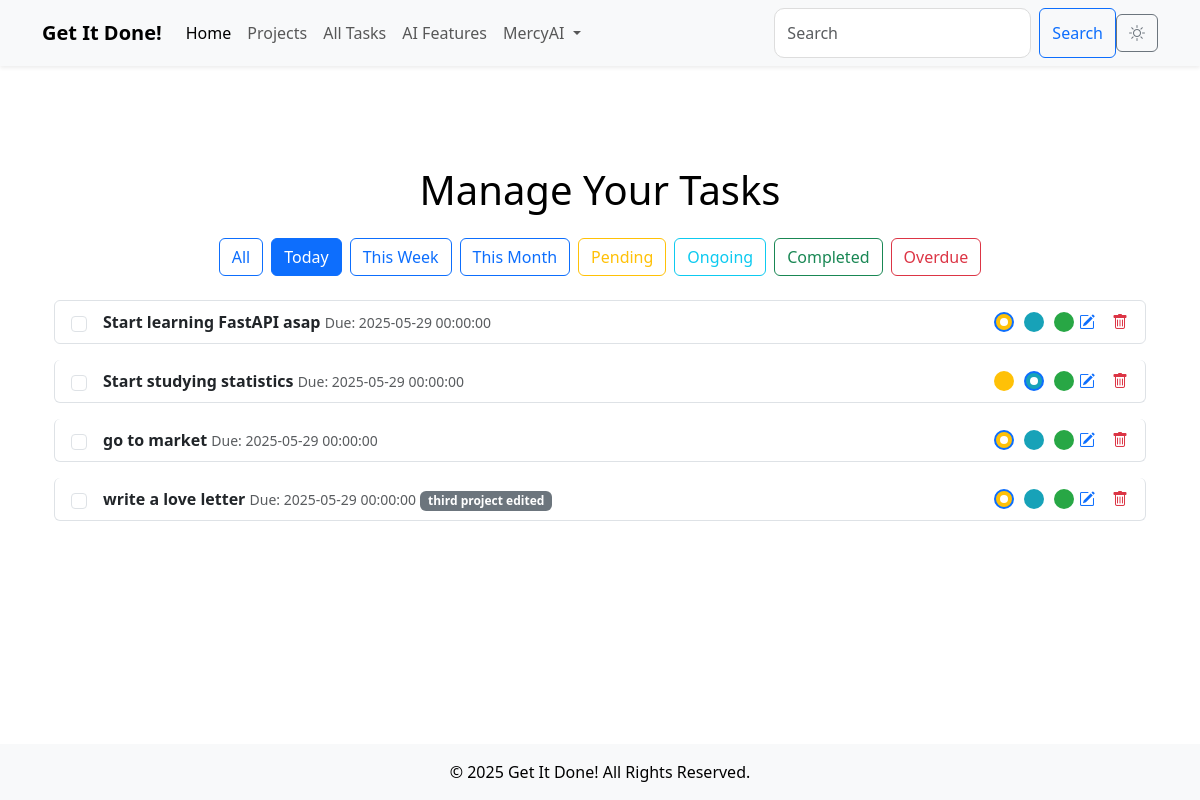
The page /tasks?filter=today (signed in) on the database its author committed.
### models.py (models this page shows, shortened)
class User(db.Model, UserMixin):
    id = db.Column(db.Integer, primary_key=True)
    username = db.Column(db.String(80), unique=True, nullable=False)
    email = db.Column(db.String(120), unique=True, nullable=False, index=True)
    password = db.Column(db.String(200), nullable=False)
    created_at = db.Column(db.DateTime, default=db.func.current_timestamp())
    updated_at = db.Column(db.DateTime, default=db.func.current_timestamp(), onupdate=db.func.current_timestamp())
    tasks = db.relationship('Task', backref='user', lazy='select')

class Task(db.Model):
    id = db.Column(db.Integer, primary_key=True)
    title = db.Column(db.String(200), nullable=False)
    description = db.Column(db.Text, nullable=True)
    due_date = db.Column(db.DateTime, nullable=True)
    created_at = db.Column(db.DateTime, default=db.func.current_timestamp())
    updated_at = db.Column(db.DateTime, default=db.func.current_timestamp(), onupdate=db.func.current_timestamp())
    priority = db.Column(Enum(PriorityLevel), nullable=False)
    status = db.Column(Enum(TaskStatus), nullable=False)
    deleted_at = db.Column(db.DateTime, nullable=True)
    user_id = db.Column(db.Integer, db.ForeignKey('user.id'), nullable=False, index=True)
    project_id = db.Column(db.Integer, db.ForeignKey('project.id'), nullable=True, index=True)  # Link to Project

class Project(db.Model):
    id = db.Column(db.Integer, primary_key=True)
    name = db.Column(db.String(200), nullable=False, unique=True)
    description = db.Column(db.Text, nullable=True)
    deadline = db.Column(db.DateTime, nullable=True)
    created_at = db.Column(db.DateTime, default=db.func.current_timestamp())
    updated_at = db.Column(db.DateTime, default=db.func.current_timestamp(), onupdate=db.func.current_timestamp())
    owner_id = db.Column(db.Integer, db.ForeignKey('user.id'), nullable=False, index=True)  # Project owner
    owner = db.relationship('User', backref='projects')  # Link to the User model
    tasks = db.relationship('Task', backref='project', lazy='select')  # Link to the Task model

### main.py (the view)
@app.route('/tasks', methods=['GET'])
@login_required
def tasks():
    form = BaseForm()
    filter_type = request.args.get('filter', 'all')
    tasks_query = Task.query.filter_by(user_id=current_user.id)
    if filter_type == 'today':
        tasks = tasks_query.filter(Task.due_date == date.today()).all()
    elif filter_type == 'week':
        start_of_week = date.today() - timedelta(days=date.today().weekday())
        end_of_week = start_of_week + timedelta(days=6)
        tasks = tasks_query.filter(Task.due_date.between(start_of_week, end_of_week)).all()
    elif filter_type == 'month':
        tasks = tasks_query.filter(extract('month', Task.due_date) == date.today().month).all()
    elif filter_type == 'pending':
        tasks = tasks_query.filter_by(status=TaskStatus.Pending).all()
    elif filter_type == 'ongoing':
        tasks = tasks_query.filter_by(status=TaskStatus.In_Progress).all()
    elif filter_type == 'completed':
        tasks = tasks_query.filter_by(status=TaskStatus.Done).all()
    elif filter_type == 'overdue':
        tasks = tasks_query.filter(Task.due_date < date.today(), Task.status != TaskStatus.Done).all()
    else:
        tasks = tasks_query.all()
    pending_count = tasks_query.filter_by(status=TaskStatus.Pending).count()
    ongoing_count = tasks_query.filter_by(status=TaskStatus.In_Progress).count()
    completed_count = tasks_query.filter_by(status=TaskStatus.Done).count()
    return render_template(
        'tasks.html',
        tasks=tasks,
        filter_type=filter_type,
        pending_count=pending_count,
        ongoing_count=ongoing_count,
        completed_count=completed_count,
        form=form
    )

### main.py
class BaseForm(FlaskForm):
    pass    #Create an instance of the form class in every route that requires CSRF protection ie form = BaseForm()

### main.py (called while the page is built)
@login_manager.user_loader
def load_user(user_id):
    return User.query.get(int(user_id))

### templates/tasks.html (shortened to what this page needs)
{% extends 'base.html' %}
{% block content %}
<div class="container mt-5">
    <h1 class="text-center mb-4">Manage Your Tasks</h1>
    <div class="filter-bar mb-4 d-flex justify-content-center">
        <a href="{{ url_for('tasks', filter='all') }}" class="btn btn-outline-primary me-2 {% if filter_type == 'all' %}active{% endif %}">All</a>
        <a href="{{ url_for('tasks', filter='today') }}" class="btn btn-outline-primary me-2 {% if filter_type == 'today' %}active{% endif %}">Today</a>
        <a href="{{ url_for('tasks', filter='week') }}" class="btn btn-outline-primary me-2 {% if filter_type == 'week' %}active{% endif %}">This Week</a>
        <a href="{{ url_for('tasks', filter='month') }}" class="btn btn-outline-primary me-2 {% if filter_type == 'month' %}active{% endif %}">This Month</a>
        <a href="{{ url_for('tasks', filter='pending') }}" class="btn btn-outline-warning me-2 {% if filter_type == 'pending' %}active{% endif %}">Pending</a>
        <a href="{{ url_for('tasks', filter='ongoing') }}" class="btn btn-outline-info me-2 {% if filter_type == 'ongoing' %}active{% endif %}">Ongoing</a>
        <a href="{{ url_for('tasks', filter='completed') }}" class="btn btn-outline-success me-2 {% if filter_type == 'completed' %}active{% endif %}">Completed</a>
        <a href="{{ url_for('tasks', filter='overdue') }}" class="btn btn-outline-danger {% if filter_type == 'overdue' %}active{% endif %}">Overdue</a>
    </div>
    {% if tasks|length > 0 %}
    <div class="task-list">
        <ul id="task-list" class="list-group">
            {% for task in tasks %}
            <li class="list-group-item task-item rounded mb-3 {% if task.status.value == 'Done' %}completed{% endif %}" data-task-id="{{ task.id }}" draggable="true">
                <div class="d-flex justify-content-between align-items-center">
                    <input type="checkbox" class="form-check-input me-3" {% if task.status.value == 'Done' %}checked{% endif %} onclick="markTaskComplete({{ task.id }})">
                    <div class="flex-grow-1">
                        <strong class="{% if task.is_overdue %}text-danger{% endif %}">{{ task.title }}</strong>
                        <small class="text-muted">Due: {{ task.due_date }}</small>
                        <span class="badge bg-secondary">{{ task.project.name }}</span>
                    </div>
                    <div class="status-checkboxes d-flex align-items-center">
                        <input type="radio" name="status-{{ task.id }}" class="form-check-input pending" {% if task.status.value == 'Pending' %}checked{% endif %} onclick="updateTaskStatus({{ task.id }}, 'Pending')">
                        <input type="radio" name="status-{{ task.id }}" class="form-check-input ongoing" {% if task.status.value == 'In Progress' %}checked{% endif %} onclick="updateTaskStatus({{ task.id }}, 'In Progress')">
                        <input type="radio" name="status-{{ task.id }}" class="form-check-input completed" {% if task.status.value == 'Done' %}checked{% endif %} onclick="updateTaskStatus({{ task.id }}, 'Done')">
                    </div>
                    <div class="d-flex align-items-center">
                        <a href="{{ url_for('edit_task', task_id=task.id) }}" class="text-primary me-3" title="Edit Task">
                            <i class="bi bi-pencil-square"></i>
                        </a>
                        <button class="btn btn-link text-danger p-0" title="Delete Task" onclick="deleteTask({{ task.id }})">
                            <i class="bi bi-trash"></i>
                        </button>
                    </div>
                </div>
            </li>
            {% endfor %}
        </ul>
    </div>
    {% else %}
    <div class="alert alert-info text-center" role="alert">
        No tasks found for this filter.
    </div>
    {% endif %}
</div>
{% endblock %}

### templates/base.html (shortened to what this page needs)
<!DOCTYPE html>
<html lang="en">
<head>
    <link href="https://cdn.jsdelivr.net/npm/bootstrap@5.3.0/dist/css/bootstrap.min.css" rel="stylesheet">
    <link rel="stylesheet" href="{{ url_for('static', filename='css/style.css') }}">
    <link rel="stylesheet" href="https://cdnjs.cloudflare.com/ajax/libs/font-awesome/6.0.0-beta3/css/all.min.css">
    <link rel="stylesheet" href="https://cdn.jsdelivr.net/npm/bootstrap-icons@1.5.0/font/bootstrap-icons.css">
</head>
<body class="d-flex flex-column min-vh-100">
    <nav class="navbar navbar-expand-lg navbar-light bg-light fixed-top shadow-sm">
        <div class="container">
            <a class="navbar-brand fw-bold" href="{{ url_for('index') }}">Get It Done!</a>
            <div class="collapse navbar-collapse" id="navbarNav">
                <ul class="navbar-nav me-auto">
                    <li class="nav-item">
                        <a class="nav-link active" href="{{ url_for('index') }}">Home</a>
                    </li>
                    <li class="nav-item">
                        <a class="nav-link" href="{{ url_for('projects') }}">Projects</a>
                    </li>
                    <li class="nav-item">
                        <a class="nav-link" href="{{ url_for('tasks') }}">All Tasks</a>
                    </li>
                    <li class="nav-item">
                        <a class="nav-link" href="{{ url_for('ai') }}">AI Features</a>
                    </li>
                    {% if current_user.is_authenticated %}
                    <li class="nav-item dropdown">
                        <a class="nav-link dropdown-toggle" href="#" id="userDropdown" role="button" data-bs-toggle="dropdown" aria-expanded="false">
                            {{ current_user.username }}
                        </a>
                    </li>
                    {% endif %}
                </ul>
                <form class="d-flex ms-auto">
                    <input class="form-control me-2" type="search" placeholder="Search" aria-label="Search">
                    <button class="btn btn-outline-primary" type="submit">Search</button>
                </form>
            </div>
            <button id="theme-toggle" class="btn btn-outline-secondary">
                <i id="theme-icon" class="bi bi-sun"></i>
            </button>
        </div>
    </nav>
    <main class="container my-5 flex-grow-1">
        {% block content %}{% endblock %}
    </main>
    <footer class="bg-light text-center py-3 mt-auto">
        <p class="mb-0">© 2025 Get It Done! All Rights Reserved.</p>
    </footer>
</body>
</html>

### static/css/style.css (style rules this page uses)
body { background-color: #ffffff; color: #000000; padding-top: 70px; transition: background-color 0.3s, color 0.3s; }
.btn { transition: background-color 0.3s, color 0.3s; }
.form-control { border-radius: 10px; padding: 0.75rem; font-size: 1rem; border: 1px solid #ddd; }
.list-group-item { margin-bottom: 5px; }

### templates/tasks.html (style rules this page uses)
.status-checkboxes input { margin: 0 5px; cursor: pointer; width: 20px; height: 20px; border-radius: 50%; border: 2px solid transparent; background-color: rgba(0, 0, 0, 0.1); }
.status-checkboxes input.pending { background-color: #ffc107; }
.status-checkboxes input.ongoing { background-color: #17a2b8; }
.status-checkboxes input.completed { background-color: #28a745; }
.task-item { cursor: grab; }

### rows shown on the page
User: username "MercyAI"
Task: title "Start learning FastAPI asap", due_date "2025-05-29 00:00:00", status "☑"
Task: title "Start studying statistics", due_date "2025-05-29 00:00:00", status "☑"
Task: title "go to market", due_date "2025-05-29 00:00:00", status "☑"
Task: title "write a love letter", due_date "2025-05-29 00:00:00", project.name "third project edited", status "☑"
